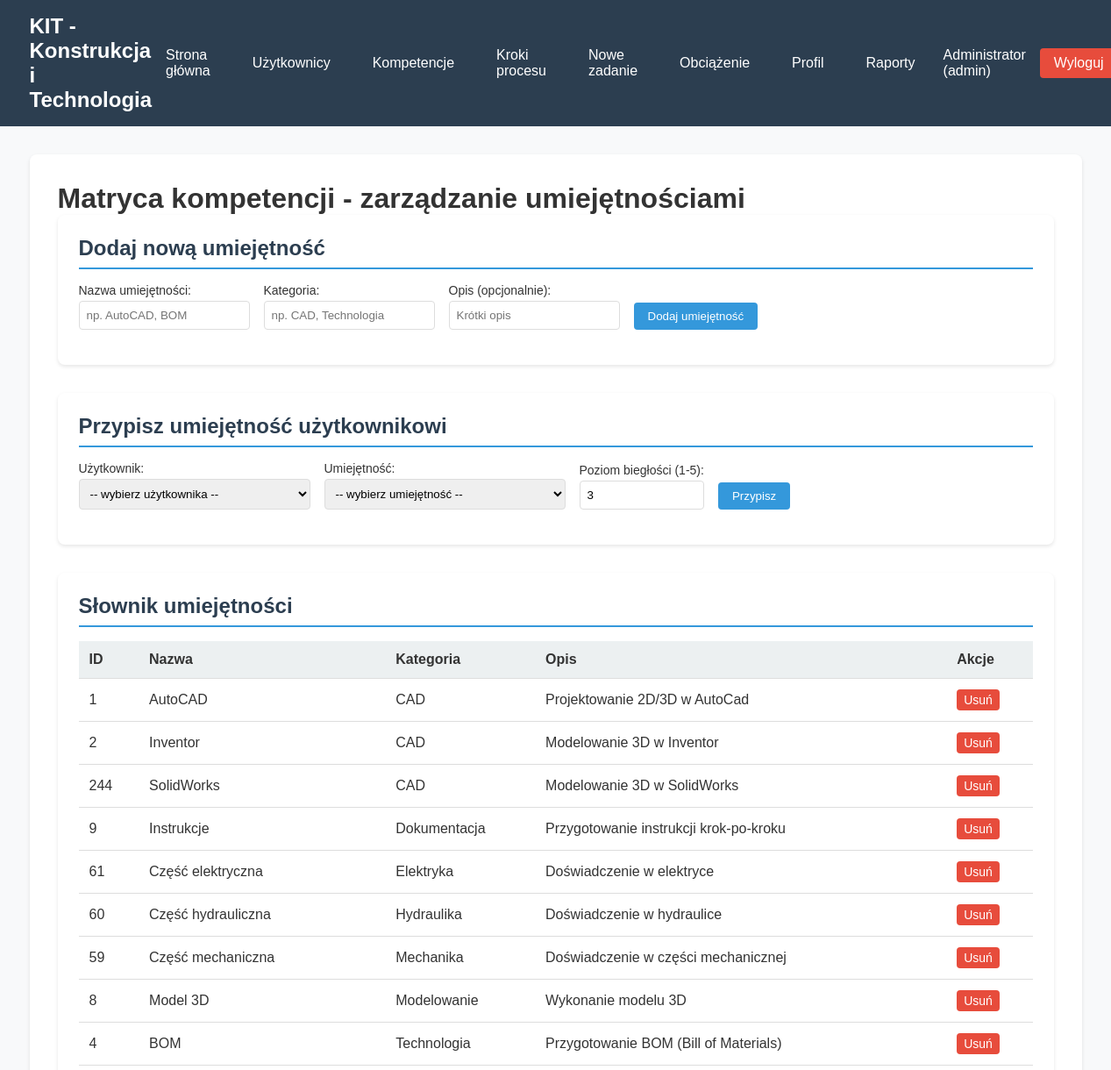
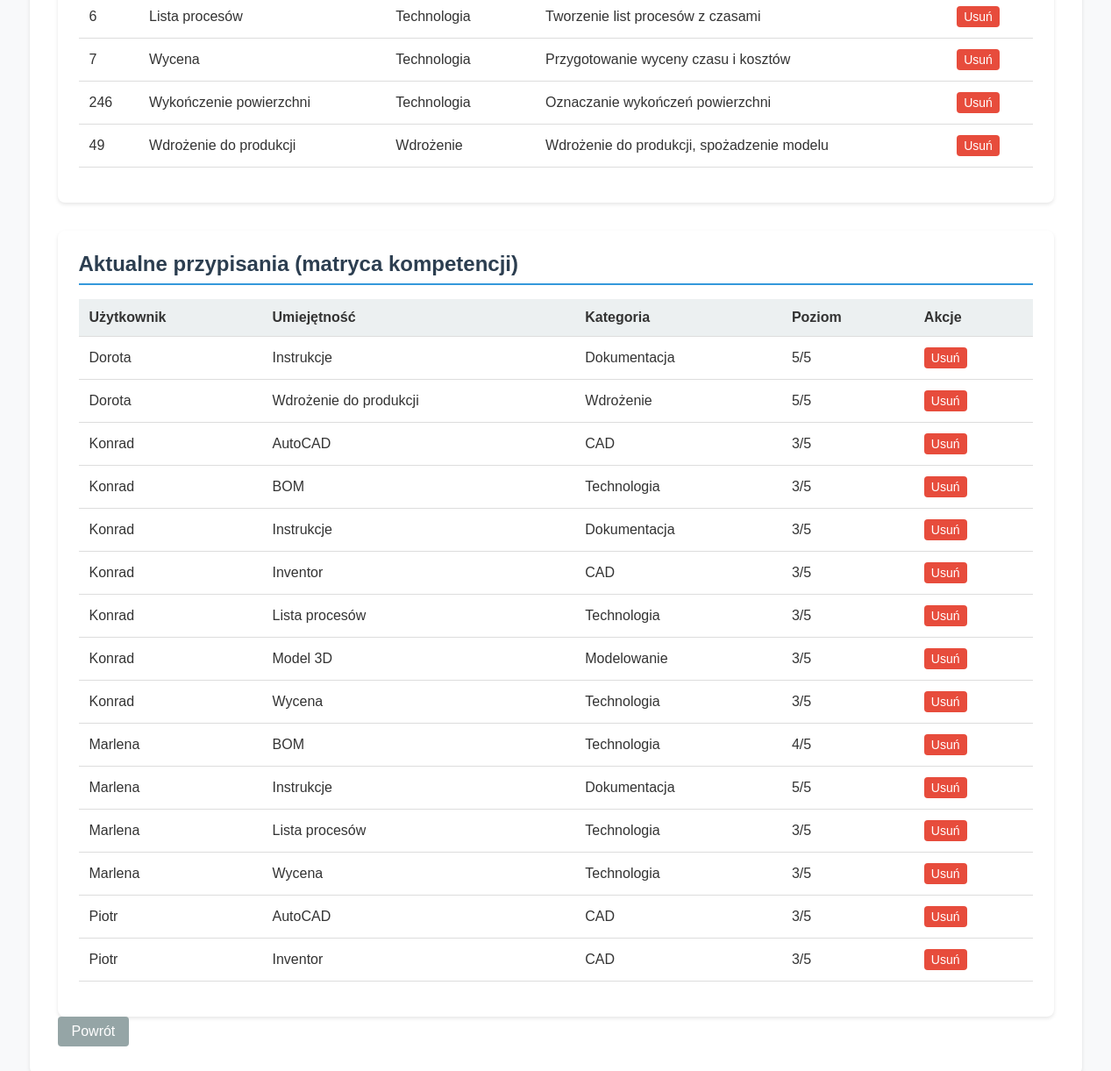
Page /admin/skills (signed in) on the committed database (2 pictures, top to bottom).
### tables this page shows
CREATE TABLE users (
            id INTEGER PRIMARY KEY AUTOINCREMENT,
            username TEXT UNIQUE NOT NULL,
            password_hash TEXT NOT NULL,
            role TEXT NOT NULL DEFAULT 'user',
            full_name TEXT,
            created_at TIMESTAMP DEFAULT CURRENT_TIMESTAMP
        );

CREATE TABLE skills (
            id INTEGER PRIMARY KEY AUTOINCREMENT,
            name TEXT UNIQUE NOT NULL,
            description TEXT,
            category TEXT
        );

CREATE TABLE user_skills (
            id INTEGER PRIMARY KEY AUTOINCREMENT,
            user_id INTEGER NOT NULL,
            skill_id INTEGER NOT NULL,
            proficiency_level INTEGER DEFAULT 3,
            verified_at TIMESTAMP,
            FOREIGN KEY (user_id) REFERENCES users(id) ON DELETE CASCADE,
            FOREIGN KEY (skill_id) REFERENCES skills(id),
            UNIQUE(user_id, skill_id)
        );

### app.py (the view, shortened to what this page needs)
@app.route('/admin/skills', methods=['GET', 'POST'])
@admin_required
def manage_skills():
    db = get_db()
    skills = db.execute('SELECT * FROM skills ORDER BY category, name').fetchall()
    users = db.execute('SELECT * FROM users ORDER BY username').fetchall()
    assignments = db.execute('''
        SELECT us.*, s.name as skill_name, s.category, u.username as user_name
        FROM user_skills us
        JOIN skills s ON us.skill_id = s.id
        JOIN users u ON us.user_id = u.id
        ORDER BY u.username, s.name
    ''').fetchall()
    return render_template('manage_skills.html',
                         skills=skills,
                         users=users,
                         assignments=assignments)

### app.py (called while the page is built)
def get_db():
    db = getattr(g, '_database', None)
    if db is None:
        db = g._database = sqlite3.connect(DATABASE)
        db.row_factory = sqlite3.Row
    return db

@app.teardown_appcontext
def close_connection(exception):
    db = getattr(g, '_database', None)
    if db is not None:
        db.close()

def admin_required(f):
    @wraps(f)
    def decorated_function(*args, **kwargs):
        if 'user_id' not in session or session.get('role') != 'admin':
            flash('Brak uprawnień administratora')
            return redirect(url_for('index'))
        return f(*args, **kwargs)
    return decorated_function

### templates/manage_skills.html (shortened to what this page needs)
{% extends "base.html" %}
{% block content %}
<h1>Matryca kompetencji - zarządzanie umiejętnościami</h1>
<div class="skills-container">
    <div class="section">
        <h2>Dodaj nową umiejętność</h2>
        <form method="POST" class="form-inline">
            <div class="form-group">
                <label for="skill_name">Nazwa umiejętności:</label>
                <input type="text" id="skill_name" name="skill_name" required placeholder="np. AutoCAD, BOM">
            </div>
            <div class="form-group">
                <label for="skill_category">Kategoria:</label>
                <input type="text" id="skill_category" name="skill_category" placeholder="np. CAD, Technologia">
            </div>
            <div class="form-group">
                <label for="skill_description">Opis (opcjonalnie):</label>
                <input type="text" id="skill_description" name="skill_description" placeholder="Krótki opis">
            </div>
            <button type="submit" class="btn btn-primary">Dodaj umiejętność</button>
        </form>
    </div>
    <div class="section">
        <h2>Przypisz umiejętność użytkownikowi</h2>
        <form method="POST" class="form-inline">
            <div class="form-group">
                <label for="user_id">Użytkownik:</label>
                <select id="user_id" name="user_id" required>
                    <option value="">-- wybierz użytkownika --</option>
                </select>
            </div>
            <div class="form-group">
                <label for="skill_id">Umiejętność:</label>
                <select id="skill_id" name="skill_id" required>
                    <option value="">-- wybierz umiejętność --</option>
                </select>
            </div>
            <div class="form-group">
                <label for="proficiency_level">Poziom biegłości (1-5):</label>
                <input type="number" id="proficiency_level" name="proficiency_level" min="1" max="5" value="3">
            </div>
            <button type="submit" class="btn btn-primary">Przypisz</button>
        </form>
    </div>
    <div class="section">
        <h2>Słownik umiejętności</h2>
        <table class="table">
            <thead>
                <tr>
                    <th>ID</th>
                    <th>Nazwa</th>
                    <th>Kategoria</th>
                    <th>Opis</th>
                    <th>Akcje</th>
                </tr>
            </thead>
            <tbody>
                {% for skill in skills %}
                <tr>
                    <td>{{ skill.id }}</td>
                    <td>{{ skill.name }}</td>
                    <td>{{ skill.category or '-' }}</td>
                    <td>{{ skill.description or '-' }}</td>
                    <td>
                        <form method="POST" style="display:inline;" onsubmit="return confirm('Usunąć umiejętność ze słownika?')">
                            <button type="submit" class="btn btn-danger btn-small">Usuń</button>
                        </form>
                    </td>
                </tr>
                {% else %}
                <tr>
                    <td colspan="5">Brak zdefiniowanych umiejętności</td>
                </tr>
                {% endfor %}
            </tbody>
        </table>
    </div>
    <div class="section">
        <h2>Aktualne przypisania (matryca kompetencji)</h2>
        <table class="table">
            <thead>
                <tr>
                    <th>Użytkownik</th>
                    <th>Umiejętność</th>
                    <th>Kategoria</th>
                    <th>Poziom</th>
                    <th>Akcje</th>
                </tr>
            </thead>
            <tbody>
                {% for assign in assignments %}
                <tr>
                    <td>{{ assign.user_name }}</td>
                    <td>{{ assign.skill_name }}</td>
                    <td>{{ assign.category }}</td>
                    <td>{{ assign.proficiency_level }}/5</td>
                    <td>
                        <form method="POST" style="display:inline;" onsubmit="return confirm('Usunąć umiejętność z tego użytkownika?')">
                            <button type="submit" class="btn btn-danger btn-small">Usuń</button>
                        </form>
                    </td>
                </tr>
                {% else %}
                <tr>
                    <td colspan="5">Brak przypisań umiejętności</td>
                </tr>
                {% endfor %}
            </tbody>
        </table>
    </div>
</div>
<a href="{{ url_for('index') }}" class="btn">Powrót</a>
{% endblock %}

### templates/base.html (shortened to what this page needs)
<!DOCTYPE html>
<html lang="pl">
<head>
    <link rel="stylesheet" href="{{ url_for('static', filename='css/style.css') }}">
</head>
<body>
    <nav>
        <div class="nav-container">
            <div class="nav-brand">KIT - Konstrukcja i Technologia</div>
            {% if session.user_id %}
            <div class="nav-menu">
                <a href="{{ url_for('index') }}" class="nav-link">Strona główna</a>
                {% if session.role == 'admin' %}
                  <a href="{{ url_for('manage_users') }}" class="nav-link">Użytkownicy</a>
                  <a href="{{ url_for('manage_skills') }}" class="nav-link">Kompetencje</a>
                  <a href="{{ url_for('manage_steps') }}" class="nav-link">Kroki procesu</a>
                  <a href="{{ url_for('new_task') }}" class="nav-link">Nowe zadanie</a>
                  {% endif %}
                  <a href="{{ url_for('workload') }}" class="nav-link">Obciążenie</a>
                  <a href="{{ url_for('profile') }}" class="nav-link">Profil</a>
                  <a href="{{ url_for('reports') }}" class="nav-link">Raporty</a>
                <div class="nav-user">
                    <span>{{ session.full_name or session.username }} ({{ session.role }})</span>
                    <a href="{{ url_for('logout') }}" class="nav-link logout">Wyloguj</a>
                </div>
            </div>
            {% endif %}
        </div>
    </nav>
    <main class="container">
        {% block content %}{% endblock %}
    </main>
</body>
</html>

### static/css/style.css (style rules this page uses)
* { margin: 0; padding: 0; box-sizing: border-box; }
body { font-family: Arial, sans-serif; background: #f8f9fa; color: #333; }
nav { background: #2c3e50; color: white; padding: 1rem; margin-bottom: 2rem; }
.nav-container { display: flex; justify-content: space-between; align-items: center; max-width: 1200px; margin: 0 auto; }
.nav-brand { font-size: 1.5rem; font-weight: bold; }
.nav-menu { display: flex; gap: 1rem; align-items: center; }
.nav-link { color: white; text-decoration: none; padding: 0.5rem 1rem; }
.nav-user { display: flex; gap: 1rem; align-items: center; }
.logout { background: #e74c3c; border-radius: 4px; }
.container { max-width: 1200px; margin: 0 auto; padding: 0 1rem; background: white; padding: 2rem; border-radius: 8px; box-shadow: 0 2px 4px rgba(0,0,0,0.1); }
.form-group { margin-bottom: 1rem; }
.form-group label { display: block; margin-bottom: 0.5rem; font-weight: bold; }
.form-group input, .form-group select, .form-group textarea { width: 100%; padding: 0.5rem; border: 1px solid #ddd; border-radius: 4px; }
.form-inline { display: flex; gap: 0.5rem; align-items: flex-end; margin-bottom: 1rem; }
.form-inline .form-group { margin-bottom: 0; }
.btn { padding: 0.5rem 1rem; border: none; border-radius: 4px; cursor: pointer; text-decoration: none; display: inline-block; background: #95a5a6; color: white; }
.btn-primary { background: #3498db; color: white; }
.btn-danger { background: #e74c3c; color: white; }
.btn-small { padding: 0.25rem 0.5rem; font-size: 0.875rem; }
.table { width: 100%; border-collapse: collapse; margin: 1rem 0; }
.table th, .table td { padding: 0.75rem; text-align: left; border-bottom: 1px solid #ddd; }
.table th { background: #ecf0f1; font-weight: bold; }
.form-inline { display: flex; gap: 0.5rem; align-items: flex-end; margin-bottom: 1rem; flex-wrap: wrap; }

### templates/manage_skills.html (style rules this page uses)
.skills-container { display: flex; flex-direction: column; gap: 2rem; }
.section { background: white; padding: 1.5rem; border-radius: 8px; box-shadow: 0 2px 4px rgba(0,0,0,0.1); }
.section h2 { color: #2c3e50; margin-bottom: 1rem; border-bottom: 2px solid #3498db; padding-bottom: 0.5rem; }
.form-inline { display: flex; gap: 1rem; align-items: flex-end; flex-wrap: wrap; }
.form-group { margin-bottom: 0; }
.form-group label { display: block; margin-bottom: 0.25rem; font-weight: 500; font-size: 0.875rem; }
table { margin-top: 1rem; }

### rows in the picture
users: full_name "Administrator"
skills: id "1", name "AutoCAD", category "CAD", description "Projektowanie 2D/3D w AutoCad"
skills: id "2", name "Inventor", category "CAD", description "Modelowanie 3D w Inventor"
skills: id "244", name "SolidWorks", category "CAD", description "Modelowanie 3D w SolidWorks"
skills: id "9", name "Instrukcje", category "Dokumentacja", description "Przygotowanie instrukcji krok-po-kroku"
skills: id "61", name "Część elektryczna", category "Elektryka", description "Doświadczenie w elektryce"
skills: id "60", name "Część hydrauliczna", category "Hydraulika", description "Doświadczenie w hydraulice"
skills: id "59", name "Część mechaniczna", category "Mechanika", description "Doświadczenie w części mechanicznej"
skills: id "8", name "Model 3D", category "Modelowanie", description "Wykonanie modelu 3D"
skills: id "4", name "BOM", category "Technologia", description "Przygotowanie BOM (Bill of Materials)"
skills: id "6", name "Lista procesów", category "Technologia", description "Tworzenie list procesów z czasami"
skills: id "7", name "Wycena", category "Technologia", description "Przygotowanie wyceny czasu i kosztów"
skills: id "246", name "Wykończenie powierzchni", category "Technologia", description "Oznaczanie wykończeń powierzchni"
skills: id "49", name "Wdrożenie do produkcji", category "Wdrożenie", description "Wdrożenie do produkcji, spożadzenie modelu"
user_skills: user_name "Dorota", skill_name "Instrukcje", category "Dokumentacja", proficiency_level "5"
user_skills: user_name "Dorota", skill_name "Wdrożenie do produkcji", category "Wdrożenie", proficiency_level "5"
user_skills: user_name "Konrad", skill_name "AutoCAD", category "CAD", proficiency_level "3"
user_skills: user_name "Konrad", skill_name "BOM", category "Technologia", proficiency_level "3"
user_skills: user_name "Konrad", skill_name "Instrukcje", category "Dokumentacja", proficiency_level "3"
user_skills: user_name "Konrad", skill_name "Inventor", category "CAD", proficiency_level "3"
user_skills: user_name "Konrad", skill_name "Lista procesów", category "Technologia", proficiency_level "3"
user_skills: user_name "Konrad", skill_name "Model 3D", category "Modelowanie", proficiency_level "3"
user_skills: user_name "Konrad", skill_name "Wycena", category "Technologia", proficiency_level "3"
user_skills: user_name "Marlena", skill_name "BOM", category "Technologia", proficiency_level "4"
user_skills: user_name "Marlena", skill_name "Instrukcje", category "Dokumentacja", proficiency_level "5"
user_skills: user_name "Marlena", skill_name "Lista procesów", category "Technologia", proficiency_level "3"
user_skills: user_name "Marlena", skill_name "Wycena", category "Technologia", proficiency_level "3"
user_skills: user_name "Piotr", skill_name "AutoCAD", category "CAD", proficiency_level "3"
user_skills: user_name "Piotr", skill_name "Inventor", category "CAD", proficiency_level "3"

### other values in the picture
{{ session.role }} "admin"
